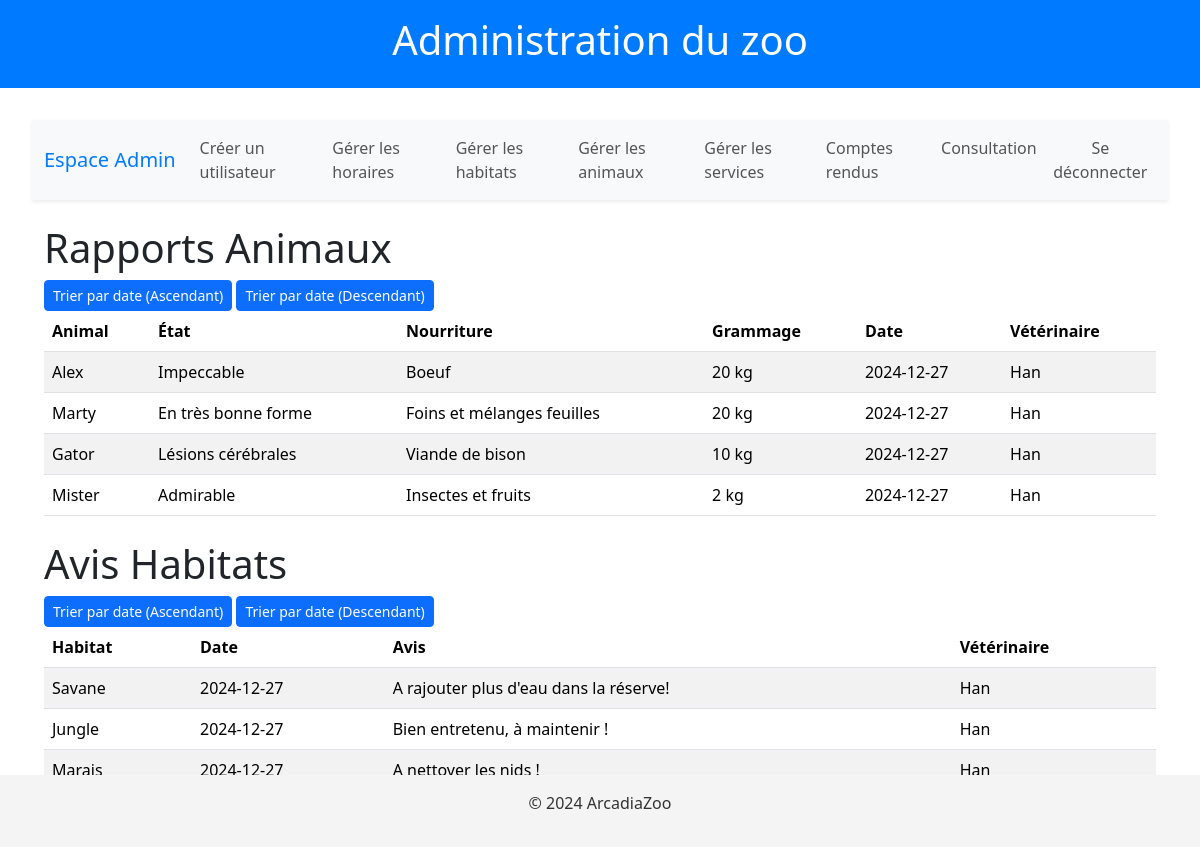
/dashboard (signed in), run on the app's committed database.
### tables this page shows
CREATE TABLE `animal_reports` (
  `id` int NOT NULL,
  `animal_id` int NOT NULL,
  `report_date` date NOT NULL,
  `health_status` varchar(255) NOT NULL,
  `food_type` varchar(255) NOT NULL,
  `food_quantity_kg` float NOT NULL,
  `user_id` int NOT NULL
);

CREATE TABLE `animals` (
  `id` int NOT NULL,
  `name` varchar(255) NOT NULL,
  `breed` varchar(255) NOT NULL,
  `image` varchar(255) DEFAULT NULL,
  `habitat_id` int DEFAULT NULL,
  `created_at` timestamp NULL DEFAULT CURRENT_TIMESTAMP,
  `updated_at` timestamp NULL DEFAULT CURRENT_TIMESTAMP ON UPDATE CURRENT_TIMESTAMP
);

CREATE TABLE `users` (
  `id` int NOT NULL,
  `username` varchar(50) NOT NULL,
  `password` varchar(255) NOT NULL,
  `role` enum('admin','veterinarian','employee') NOT NULL,
  `created_at` timestamp NULL DEFAULT CURRENT_TIMESTAMP
);

CREATE TABLE `habitat_reviews` (
  `id` int NOT NULL,
  `habitat_id` int NOT NULL,
  `user_id` int NOT NULL,
  `review_date` date NOT NULL,
  `review_text` text NOT NULL
);

CREATE TABLE `habitats` (
  `id` int NOT NULL,
  `name` varchar(255) NOT NULL,
  `images` varchar(255) DEFAULT NULL,
  `description` text,
  `animal` text,
  `created_at` timestamp NULL DEFAULT CURRENT_TIMESTAMP,
  `updated_at` timestamp NULL DEFAULT CURRENT_TIMESTAMP ON UPDATE CURRENT_TIMESTAMP
);

### controllers/AdminController.php (called while the page is built)
<?php
class AdminController {
    private $reportModel;
    private $habitatReviewModel;
    public function __construct() {
        $this->reportModel = new ReportModel();
        $this->habitatReviewModel = new HabitatReview();
    }
    public function dashboard() {
        $sort = isset($_GET['sort']) ? $_GET['sort'] : null;
        $animalReports = $this->reportModel->getReportsSortedByDate($sort);
        $habitatReviews = $this->habitatReviewModel->getReviewsSortedByDate($sort);
        require_once __DIR__ . '/../views/admin/dashboard.php';
    }
}

### public/index.php (called while the page is built, shortened)
<?php
require_once __DIR__ . '/../config/Database.php';
require_once __DIR__ . '/../controllers/AnimalController.php';
require_once __DIR__ . '/../controllers/AdminController.php';
require_once __DIR__ . '/../models/ReportModel.php';
require_once __DIR__ . '/../models/HabitatReview.php';
$router = new Router();
$router->add('/', function() {
    $publicController = new PublicController();
    $publicController->home();
});
$router->add('/login', function() {
    require_once __DIR__ . '/../views/login.php';
});
$router->add('/login-submit', function() {
    $loginController = new LoginController();
    $loginController->login();
});
$router->add('/logout', function() {
    session_start();
    session_destroy();
    header('Location: /login');
    exit;
});
$router->add('/admin-dashboard', function() {
    require_once __DIR__ . '/../views/admin/admin-dashboard.php';
});
$router->add('/employee-dashboard', function() {
    require_once __DIR__ . '/../views/employe/employee-dashboard.php';
});
$router->add('/veto-dashboard', function() {
    require_once __DIR__ . '/../views/veto/veto-dashboard.php';
});
$router->add('/create-user', function() {
    $userController = new UserController();
    $userController->createUser();
});
$router->add('/create-user-submit', function() {
    $userController = new UserController();
    $userController->createUser();
});
$router->add('/showHours', function() {
    $openingHoursController = new OpeningHoursController();
    $openingHoursController->showHours();
});
$router->add('/updateHours', function() {
    $openingHoursController = new OpeningHoursController();
    $openingHoursController->updateHours();
});
$router->add('/list-habitats', function() {
    $habitatController = new HabitatController();
    $habitatController->listHabitats();
});
$router->add('/create-habitat', function() {
    $habitatController = new HabitatController();
    $habitatController->createHabitat();
});
$router->add('/create-habitat-submit', function() {
    $habitatController = new HabitatController();
    $habitatController->createHabitat();
});
$router->add('/edit-habitat', function() {
    $habitatController = new HabitatController();
    $habitatController->editHabitat();
});
$router->add('/delete-habitat', function() {
    $habitatController = new HabitatController();
    $habitatController->deleteHabitat();
});
$router->add('/list-animals', function() {
    $animalController = new AnimalController();
    $animalController->listAnimals();
});
$router->add('/create-animal', function() {
    $animalController = new AnimalController();
    $animalController->createAnimal();
});
$router->add('/create-animal-submit', function() {
    $animalController = new AnimalController();
    $animalController->createAnimal();
});
$router->add('/edit-animal', function() {
    $animalController = new AnimalController();
    $animalController->editAnimal();
});
$router->add('/delete-animal', function() {
    $animalController = new AnimalController();
    $animalController->deleteAnimal();
});
$router->add('/admin-animal-count', function() {
    $animalController = new AnimalController();
    $animalController->showAnimalCount();
});
$router->add('/list-services', function() {
    $serviceController = new ServiceController();
    $serviceController->listServices();
});
$router->add('/create-service', function() {
    $serviceController = new ServiceController();
    $serviceController->createService();
});
$router->add('/create-service-submit', function() {
    $serviceController = new ServiceController();
    $serviceController->createService();
});
$router->add('/edit-services', function() {
    $serviceController = new ServiceController();
    $serviceController->editService();
});
$router->add('/edit-service-submit', function() {
    $serviceController = new ServiceController();
    $serviceController->updateService();
});
$router->add('/edit-services', function() {
    $serviceController = new ServiceController();
    $serviceController->listService();
});
$router->add('/delete-service', function() {
    $serviceController = new ServiceController();
    $serviceController->deleteService();
});
$router->add('/add-feeding', function() {
    $feedingController = new FeedingController(new FeedingModel(), new Animal());
    $feedingController->addFeeding();
});
$router->add('/animal-consumptions', function() {
    $feedingModel = new FeedingModel();
    $feedingController = new FeedingController(new FeedingModel(), new Animal());
    $feedingController->listConsumptions();
});
$router->add('/manage-mails', function() {
    $contactController = new ContactController();
    $contactController->manageMails();
});
$router->add('/reply', function() {
    $id = $_GET['id'] ?? null;
    $contactController = new ContactController();
    $contactController->reply($id);
});
$router->add('/send-reply', function() {
    $contactController = new ContactController();
    $contactController->sendReply();
});
$router->add('/animal-reports', function() {
    $reportController = new ReportController();
    $reportController->listReports();
});
$router->add('/add-animal-report', function() {
    $reportController = new ReportController();
    $reportController->addReport();
});
$router->add('/add-habitat-review', function() {
    $habitatController = new HabitatController();
    $habitatController->addReview();
});
$router->add('/dashboard', function() {
    $adminController = new AdminController();
    $adminController->dashboard();
});
$router->add('/manage-reviews', function() {
    $reviewController = new ReviewController();
    $reviewController->manageReviews();
});
$router->add('/update-review', function() {
    $reviewController = new ReviewController();
    $reviewController->updateReview();
});
$router->add('/home', function() {
    $publicController = new PublicController();
    $publicController->home();
});
$router->add('/services', function() {
    $publicController = new PublicController();
    $publicController->services();
});
$router->add('/habitats', function() {
    $publicController = new PublicController();
    $publicController->showHabitats();
});
$router->add('/animal', function() {
    $animalController = new AnimalController();
    $animalController->showAnimalDetails();
});
$router->add('/notice', function() {
    $publicController = new PublicController();
    $publicController->notice();
});
$router->add('/submit-review', function() {
    $reviewController = new ReviewController();
    $reviewController->submitReview();
});
$router->add('/manage-reviews', function() {
    $reviewController = new ReviewController();
    $reviewController->manageReviews();
});
$router->add('/update-review', function() {
    $reviewController = new ReviewController();
    $reviewController->updateReview();
});
$router->add('/contact', function() {
    $contactController = new ContactController();
    $contactController->submitContact();
});
$router->add('/legacy', function() {
    $publicController = new PublicController();
    $publicController->legalNotice();
});
$requestPath = parse_url($_SERVER['REQUEST_URI'], PHP_URL_PATH);
$router->dispatch($requestPath);

### models/ReportModel.php (called while the page is built, shortened)
<?php
class ReportModel {
    private $conn;
    public function __construct() {
        $database = new Database();
        $this->conn = $database->getConnection();
    }
    public function getReportsSortedByDate($sort) {
        $order = 'ASC';
        $query = "
            SELECT
                animals.name AS animal_name,
                animal_reports.report_date,
                animal_reports.health_status,
                animal_reports.food_type,
                animal_reports.food_quantity_kg,
                users.username AS vet_name
            FROM animal_reports
            INNER JOIN animals ON animal_reports.animal_id = animals.id
            INNER JOIN users ON animal_reports.user_id = users.id
            WHERE users.role = 'veterinarian'
            ORDER BY animal_reports.report_date $order
        ";
        $stmt = $this->conn->prepare($query);
        $stmt->execute();
        return $stmt->fetchAll(PDO::FETCH_ASSOC);
    }
}

### config/Database.php (called while the page is built, shortened)
<?php
class Database {
    private $host = 'localhost';
    private $dName = 'arcadia';
    private $username = 'eliess';
    private $password = 'Eliess2001#@!';
    public function getConnection() {
        $this->conn = null;
        try {
            $this->conn = new PDO("mysql:host={$this->host};dbname={$this->dName}", $this->username, $this->password);
            $this->conn->setAttribute(PDO::ATTR_ERRMODE, PDO::ERRMODE_EXCEPTION);
        } catch (PDOException $exception) {
            echo "Erreur de connexion : " . $exception->getMessage();
        }
        return $this->conn;
    }
}

### models/HabitatReview.php (called while the page is built, shortened)
<?php
class HabitatReview {
    private $conn;
    public function __construct() {
        $database = new Database();
        $this->conn = $database->getConnection();
    }
    public function getReviewsSortedByDate($sort) {
        $order = 'ASC';
        $query = "
            SELECT
                habitats.name AS habitat_name,
                habitat_reviews.review_date,
                habitat_reviews.review_text,
                users.username AS vet_name
            FROM habitat_reviews
            INNER JOIN habitats ON habitat_reviews.habitat_id = habitats.id
            INNER JOIN users ON habitat_reviews.user_id = users.id
            WHERE users.role = 'veterinarian'
            ORDER BY habitat_reviews.review_date $order
        ";
        $stmt = $this->conn->prepare($query);
        $stmt->execute();
        return $stmt->fetchAll(PDO::FETCH_ASSOC);
    }
}

### views/admin/dashboard.php (the view)
<?php include __DIR__ . '/../template/header.php'; ?>
<?php include __DIR__ . '/../template/navbar.php'; ?>
<div class="container mt-4">
    <section id="animal-reports" class="my-4">
        <h1>Rapports Animaux</h1>
        <a href="?sort=animal_reports_asc" class="btn btn-primary btn-sm">Trier par date (Ascendant)</a>
        <a href="?sort=animal_reports_desc" class="btn btn-primary btn-sm">Trier par date (Descendant)</a>
        <table class="table table-striped">
            <thead>
                <tr>
                    <th>Animal</th>
                    <th>État</th>
                    <th>Nourriture</th>
                    <th>Grammage</th>
                    <th>Date</th>
                    <th>Vétérinaire</th>
                </tr>
            </thead>
            <tbody>
                <?php foreach ($animalReports as $report): ?>
                    <tr>
                        <td><?= htmlspecialchars($report['animal_name']) ?></td>
                        <td><?= htmlspecialchars($report['health_status']) ?></td>
                        <td><?= htmlspecialchars($report['food_type']) ?></td>
                        <td><?= htmlspecialchars($report['food_quantity_kg']) ?> kg</td>
                        <td><?= htmlspecialchars($report['report_date']) ?></td>
                        <td><?= htmlspecialchars($report['vet_name']) ?></td>
                    </tr>
                <?php endforeach; ?>
            </tbody>
        </table>
    </section>
    <section id="habitat-reviews" class="my-4">
        <h1>Avis Habitats</h1>
        <a href="?sort=habitat_reviews_asc" class="btn btn-primary btn-sm">Trier par date (Ascendant)</a>
        <a href="?sort=habitat_reviews_desc" class="btn btn-primary btn-sm">Trier par date (Descendant)</a>
        <table class="table table-striped">
            <thead>
                <tr>
                    <th>Habitat</th>
                    <th>Date</th>
                    <th>Avis</th>
                    <th>Vétérinaire</th>
                </tr>
            </thead>
            <tbody>
                <?php foreach ($habitatReviews as $review): ?>
                    <tr>
                        <td><?= htmlspecialchars($review['habitat_name']) ?></td>
                        <td><?= htmlspecialchars($review['review_date']) ?></td>
                        <td><?= htmlspecialchars($review['review_text']) ?></td>
                        <td><?= htmlspecialchars($review['vet_name']) ?></td>
                    </tr>
                <?php endforeach; ?>
            </tbody>
        </table>
    </section>
</div>
<?php include __DIR__ . '/../template/footer.php'; ?>

### public/css/styles.css (style rules this page uses)
body { font-family: 'Roboto', sans-serif; line-height: 1.6; margin: 0; padding: 0; }

### data on the page
animal_reports: animal.name "Alex", health_status "Impeccable", food_type "Boeuf", food_quantity_kg "20", report_date "2024-12-27", user.username "Han"
animal_reports: animal.name "Marty", health_status "En très bonne forme", food_type "Foins et mélanges feuilles", food_quantity_kg "20", report_date "2024-12-27", user.username "Han"
animal_reports: animal.name "Gator", health_status "Lésions cérébrales", food_type "Viande de bison", food_quantity_kg "10", report_date "2024-12-27", user.username "Han"
animal_reports: animal.name "Mister", health_status "Admirable", food_type "Insectes et fruits", food_quantity_kg "2", report_date "2024-12-27", user.username "Han"
habitat_reviews: habitat.name "Savane", review_date "2024-12-27", review_text "A rajouter plus d'eau dans la réserve!", user.username "Han"
habitat_reviews: habitat.name "Jungle", review_date "2024-12-27", review_text "Bien entretenu, à maintenir !", user.username "Han"
habitat_reviews: habitat.name "Marais", review_date "2024-12-27", review_text "A nettoyer les nids !", user.username "Han"
